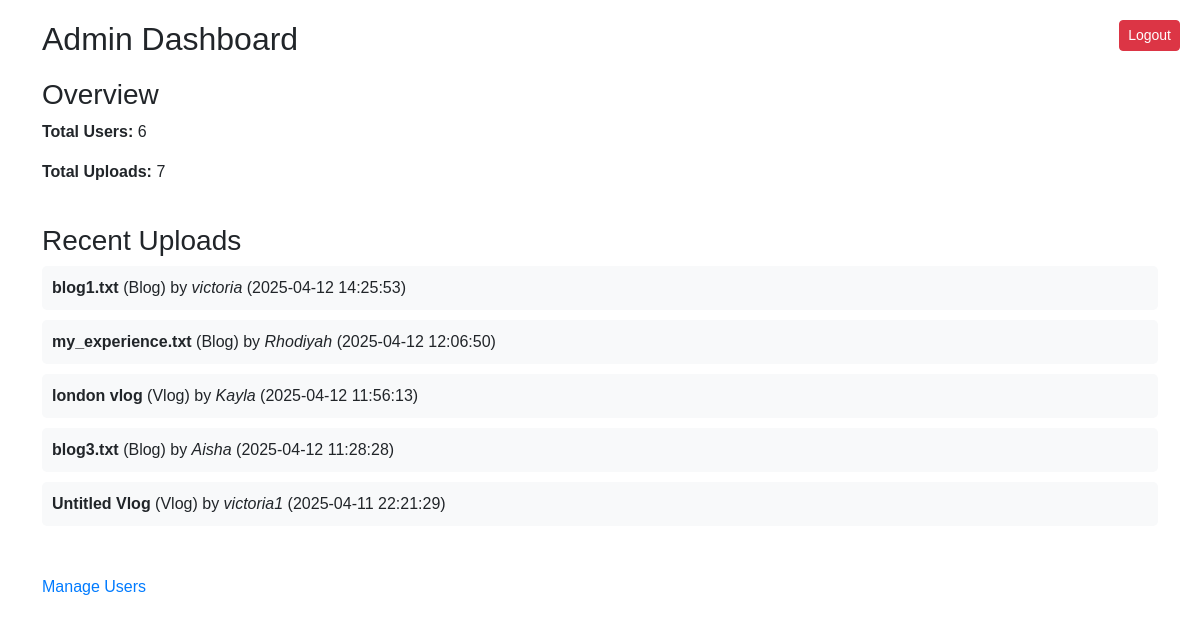
The app's page /admin/dashboard (signed in) with its own data.
### app/models.py (models this page shows, shortened)
class Upload(db.Model):
    id = db.Column(db.Integer, primary_key=True)
    user_id = db.Column(
        db.Integer, db.ForeignKey('user.id', ondelete='CASCADE'), nullable=False
    )
    upload_type = db.Column(db.String(10), nullable=False)
    filename = db.Column(db.String(120), nullable=True)
    vlog_url = db.Column(db.String(255), nullable=True)
    vlog_title = db.Column(db.String(120), nullable=True)
    timestamp = db.Column(db.DateTime, default=db.func.current_timestamp())
    user = db.relationship('User', back_populates='uploads')
    likes = db.relationship(
        'Like', back_populates='upload', cascade='all, delete-orphan', passive_deletes=True
    )
    comments = db.relationship(
        'Comment', back_populates='upload', cascade='all, delete-orphan', passive_deletes=True
    )

class User(UserMixin, db.Model):
    id = db.Column(db.Integer, primary_key=True)
    username = db.Column(db.String(100), unique=True, nullable=False)
    email = db.Column(db.String(100), unique=True, nullable=False)
    password_hash = db.Column(db.String(128), nullable=False)
    date_joined = db.Column(db.DateTime, default=datetime.utcnow)
    is_admin = db.Column(db.Boolean, default=False)
    itineraries = db.relationship(
        'Itinerary', back_populates='user', cascade='all, delete-orphan'
    )
    uploads = db.relationship(
        'Upload', back_populates='user', cascade='all, delete-orphan', passive_deletes=True
    )
    likes = db.relationship(
        'Like', back_populates='user', cascade='all, delete-orphan', passive_deletes=True
    )
    comments = db.relationship(
        'Comment', back_populates='user', cascade='all, delete-orphan', passive_deletes=True
    )

### app/routes.py (the view)
@main.route('/admin/dashboard')
@login_required
def admin_dashboard():
    if not current_user.is_admin:  # Ensure only admins can access this
        flash('You do not have permission to view this page.', 'danger')
        return redirect(url_for('main.dashboard'))  # Redirect to user dashboard
    total_users = User.query.count()
    total_uploads = Upload.query.count()
    recent_uploads = Upload.query.order_by(Upload.timestamp.desc()).limit(5).all()
    return render_template('admin_dashboard.html', total_users=total_users, total_uploads=total_uploads, recent_uploads=recent_uploads)

### app/__init__.py (called while the page is built)
def create_app():
    app = Flask(__name__)
    app.config.from_pyfile('../instance/config.py')
    app.config['UPLOAD_FOLDER'] = os.path.join(
        os.path.abspath(os.path.dirname(__file__)),
        'static',
        'uploads'
    )
    os.makedirs(app.config['UPLOAD_FOLDER'], exist_ok=True)
    bcrypt.init_app(app)
    db.init_app(app)
    migrate.init_app(app, db)
    login_manager.init_app(app)
    from .models import User
    @login_manager.user_loader
    def load_user(user_id):
        return User.query.get(int(user_id))
    from .routes import main
    app.register_blueprint(main)
    with app.app_context():
        db.create_all()
        create_admin_user()
    return app

### app/templates/admin_dashboard.html (shortened to what this page needs)
<!DOCTYPE html>
<html lang="en">
<head>
    <link href="https://cdn.jsdelivr.net/npm/bootstrap@5.3.0/dist/css/bootstrap.min.css" rel="stylesheet">
</head>
<body>
    <div class="container">
        <h2>Admin Dashboard</h2>
        <div class="dashboard-section">
            <h3>Overview</h3>
            <p><strong>Total Users:</strong> {{ total_users }}</p>
            <p><strong>Total Uploads:</strong> {{ total_uploads }}</p>
        </div>
        <div class="dashboard-section">
            <h3>Recent Uploads</h3>
            <ul class="recent-uploads">
                {% for upload in recent_uploads %}
                    <li>
                        {% if upload.upload_type == 'blog' %}
                            <strong>{{ upload.filename }}</strong> (Blog)
                        {% elif upload.upload_type == 'vlog' %}
                            <strong>{{ upload.vlog_title or 'Untitled Vlog' }}</strong> (Vlog)
                        {% endif %}
                        by <em>{{ upload.user.username }}</em> ({{ upload.timestamp }})
                    </li>
                {% else %}
                    <p>No recent uploads.</p>
                {% endfor %}
            </ul>
        </div>
        <div class="dashboard-section">
            <h3><a href="{{ url_for('main.manage_users') }}" class="manage-users-link">Manage Users</a></h3>
        </div>
        <a href="{{ url_for('main.logout') }}" class="logout-btn btn btn-danger btn-sm">Logout</a>
    </div>
</body>
</html>

### app/templates/admin_dashboard.html (style rules this page uses)
body { font-family: Arial, sans-serif; margin: 20px; }
h2 { margin-bottom: 20px; }
.dashboard-section { margin-bottom: 40px; }
.recent-uploads { list-style-type: none; padding: 0; }
.recent-uploads li { background-color: #f8f9fa; padding: 10px; margin-bottom: 10px; border-radius: 5px; }
.recent-uploads li strong { font-weight: bold; }
.logout-btn { position: absolute; right: 20px; top: 20px; font-size: 14px; }
.manage-users-link { text-decoration: none; font-size: 16px; color: #007bff; }

### records on screen
Upload: filename "blog1.txt", user.username "victoria", timestamp "2025-04-12 14:25:53"
Upload: filename "my_experience.txt", user.username "Rhodiyah", timestamp "2025-04-12 12:06:50"
Upload: vlog_title "london vlog", user.username "Kayla", timestamp "2025-04-12 11:56:13"
Upload: filename "blog3.txt", user.username "Aisha", timestamp "2025-04-12 11:28:28"
Upload: vlog_title "Untitled Vlog", user.username "victoria1", timestamp "2025-04-11 22:21:29"

### other values on screen
{{ total_users }} "6"
{{ total_uploads }} "7"
